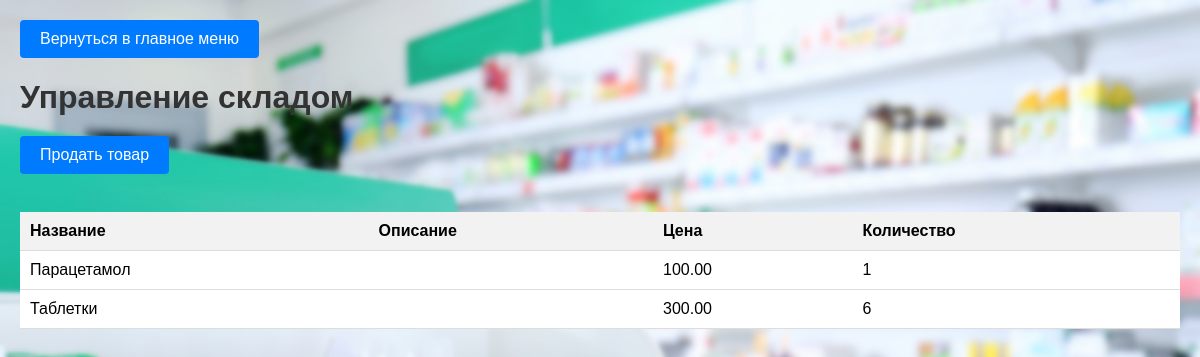
Page /medication_list on the earlier database version.
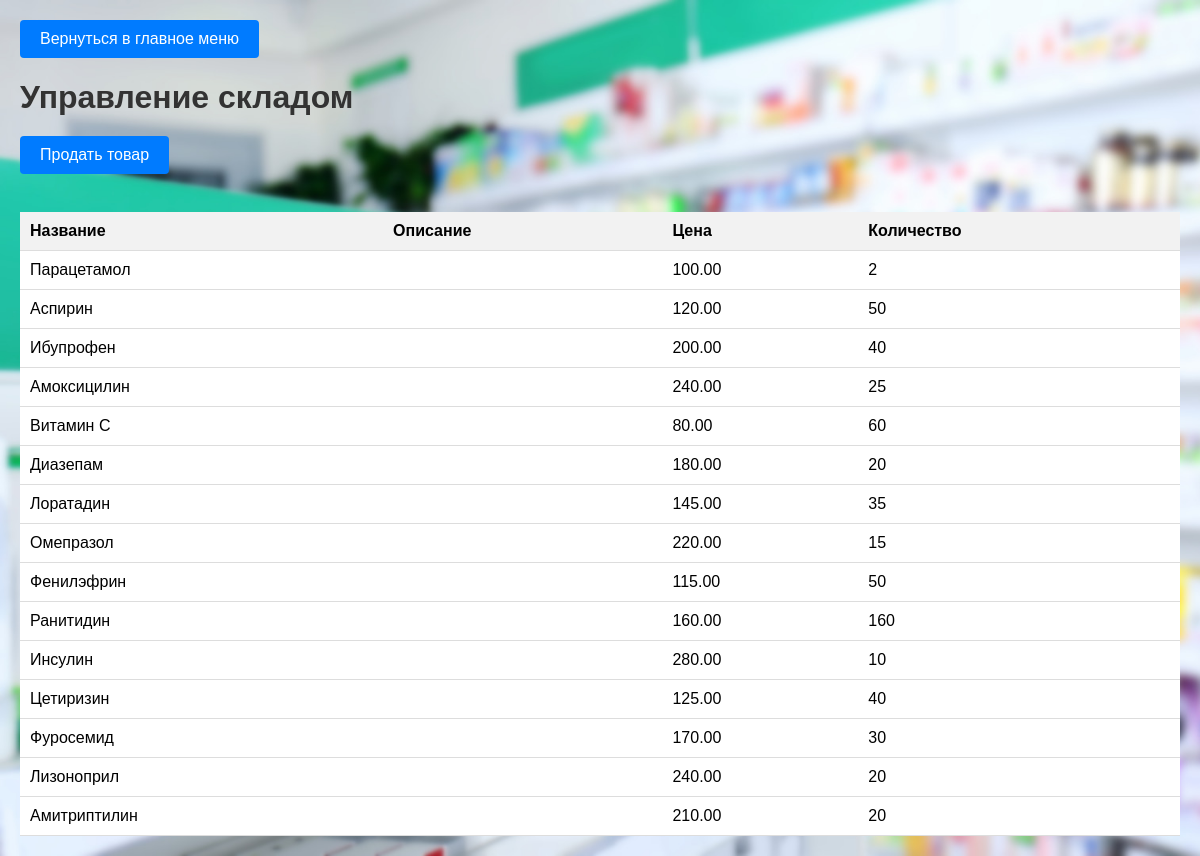
Same page on the later database version.
### apteka/models.py (models this page shows, shortened)
class Medication(models.Model):
    name = models.CharField(max_length=100)
    price = models.DecimalField(max_digits=8, decimal_places=2)
    quantity = models.PositiveIntegerField()

### apteka/views.py (the view)
# urls.py: path('medication_list', views.medication_list, name='medication_list'),
def medication_list(request):
    medications = Medication.objects.all()
    return render(request, 'medication_list.html', {'medications': medications})

### templates/medication_list.html (shortened to what this page needs)
<!DOCTYPE html>
<html>
<head>
</head>
<body>
    <a href="{% url 'main_menu' %}" class="btn">Вернуться в главное меню</a>
    <h1>Управление складом</h1>
    <a href="{% url 'sell_product' %}" class="btn">Продать товар</a>
    <br><br>
    <table>
        <thead>
            <tr>
                <th>Название</th>
                <th>Описание</th>
                <th>Цена</th>
                <th>Количество</th>
            </tr>
        </thead>
        <tbody>
            {% for medication in medications %}
            <tr>
                <td>{{ medication.name }}</td>
                <td>{{ medication.description }}</td>
                <td>{{ medication.price }}</td>
                <td>{{ medication.quantity }}</td>
            </tr>
            {% endfor %}
        </tbody>
    </table>
</body>
</html>

### templates/medication_list.html (style rules this page uses)
body { font-family: Arial, sans-serif; margin: 0; padding: 20px; background-image: url("static/images/mainmenu.jpg"); background-repeat: no-repeat; background-size: cover; }
h1 { color: #333; margin-bottom: 20px; }
.btn { display: inline-block; padding: 10px 20px; background-color: #007bff; color: #fff; text-decoration: none; border-radius: 4px; transition: background-color 0.3s; }
table { width: 100%; border-collapse: collapse; margin-top: 20px; background-color: #fff; }
th, td { padding: 10px; text-align: left; border-bottom: 1px solid #ddd; }
th { background-color: #f2f2f2; }

Differences in the rows shown:
changed Medication "Парацетамол": quantity "1" → "2"
changed Medication: name "Таблетки" → "Аспирин"; price "300.00" → "120.00"; quantity "6" → "50"
added Medication: name "Ибупрофен", price "200.00", quantity "40"
added Medication: name "Амоксицилин", price "240.00", quantity "25"
added Medication: name "Витамин C", price "80.00", quantity "60"
added Medication: name "Диазепам", price "180.00", quantity "20"
added Medication: name "Лоратадин", price "145.00", quantity "35"
added Medication: name "Омепразол", price "220.00", quantity "15"
added Medication: name "Фенилэфрин", price "115.00", quantity "50"
added Medication: name "Ранитидин", price "160.00", quantity "160"
added Medication: name "Инсулин", price "280.00", quantity "10"
added Medication: name "Цетиризин", price "125.00", quantity "40"
added Medication: name "Фуросемид", price "170.00", quantity "30"
added Medication: name "Лизоноприл", price "240.00", quantity "20"
added Medication: name "Амитриптилин", price "210.00", quantity "20"
